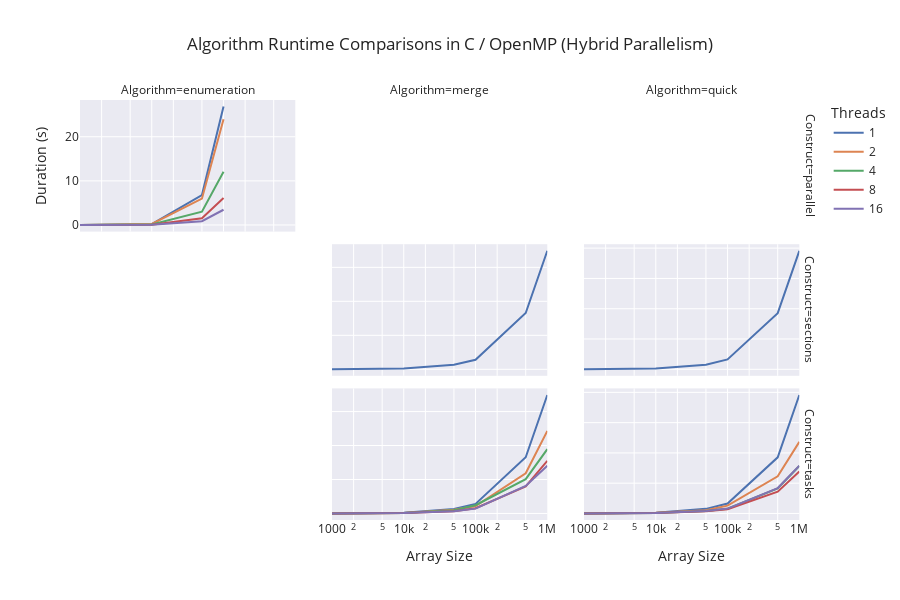

Notebook cell for this chart:
### Code cell
fig = px.line(
    df,#.loc[df.Construct == 'tasks'],
    x='Size', y='Duration', color='Threads',
    facet_col='Algorithm', facet_col_wrap=2,
    facet_col_spacing=0.05,
    facet_row='Construct',
    template='seaborn',
    log_x=True,
#     log_y=True,
    title='Algorithm Runtime Comparisons in C / OpenMP (Hybrid Parallelism)',
    height=600,
    labels={
        "Duration": "Duration (s)",
        "Size": "Array Size",
     },
)

fig.update_yaxes(matches=None)
fig.update_yaxes(showticklabels=True, col=[2,3]) # assuming second facet
fig.show()

### Figure 1 — Plotly figure (JSON) as saved in the notebook; plotly's stock layout.template omitted (floating-point values rounded to 4 significant figures)
{"data": [{"hovertemplate": "Threads=1<br>Construct=parallel<br>Algorithm=enumeration<br>Array Size=%{x}<br>Duration (s)=%{y}<extra></extra>", "legendgroup": "1", "line": {"color": "rgb(76,114,176)", "dash": "solid"}, "mode": "lines", "name": "1", "orientation": "v", "showlegend": true, "type": "scatter", "x": [1000, 5000, 10000, 50000, 100000], "xaxis": "x7", "y": [0.003027, 0.05277, 0.2223, 6.792, 26.83], "yaxis": "y7"}, {"hovertemplate": "Threads=1<br>Construct=sections<br>Algorithm=merge<br>Array Size=%{x}<br>Duration (s)=%{y}<extra></extra>", "legendgroup": "1", "line": {"color": "rgb(76,114,176)", "dash": "solid"}, "mode": "lines", "name": "1", "orientation": "v", "showlegend": false, "type": "scatter", "x": [1000, 5000, 10000, 50000, 100000, 500000, 1000000], "xaxis": "x5", "y": [0.0001424, 0.0005351, 0.00116, 0.006633, 0.01411, 0.0828, 0.1744], "yaxis": "y5"}, {"hovertemplate": "Threads=1<br>Construct=sections<br>Algorithm=quick<br>Array Size=%{x}<br>Duration (s)=%{y}<extra></extra>", "legendgroup": "1", "line": {"color": "rgb(76,114,176)", "dash": "solid"}, "mode": "lines", "name": "1", "orientation": "v", "showlegend": false, "type": "scatter", "x": [1000, 5000, 10000, 50000, 100000, 500000, 1000000], "xaxis": "x6", "y": [0.0001493, 0.0005887, 0.001257, 0.007615, 0.01635, 0.09269, 0.1957], "yaxis": "y6"}, {"hovertemplate": "Threads=1<br>Construct=tasks<br>Algorithm=merge<br>Array Size=%{x}<br>Duration (s)=%{y}<extra></extra>", "legendgroup": "1", "line": {"color": "rgb(76,114,176)", "dash": "solid"}, "mode": "lines", "name": "1", "orientation": "v", "showlegend": false, "type": "scatter", "x": [1000, 5000, 10000, 50000, 100000, 500000, 1000000], "xaxis": "x2", "y": [0.0001424, 0.0005351, 0.00116, 0.006633, 0.01411, 0.0828, 0.1744], "yaxis": "y2"}, {"hovertemplate": "Threads=1<br>Construct=tasks<br>Algorithm=quick<br>Array Size=%{x}<br>Duration (s)=%{y}<extra></extra>", "legendgroup": "1", "line": {"color": "rgb(76,114,176)", "dash": "solid"}, "mode": "lines", "name": "1", "orientation": "v", "showlegend": false, "type": "scatter", "x": [1000, 5000, 10000, 50000, 100000, 500000, 1000000], "xaxis": "x3", "y": [0.0001493, 0.0005887, 0.001257, 0.007615, 0.01635, 0.09269, 0.1957], "yaxis": "y3"}, {"hovertemplate": "Threads=2<br>Construct=parallel<br>Algorithm=enumeration<br>Array Size=%{x}<br>Duration (s)=%{y}<extra></extra>", "legendgroup": "2", "line": {"color": "rgb(221,132,82)", "dash": "solid"}, "mode": "lines", "name": "2", "orientation": "v", "showlegend": true, "type": "scatter", "x": [1000, 5000, 10000, 50000, 100000], "xaxis": "x7", "y": [0.002467, 0.06016, 0.2401, 5.973, 23.93], "yaxis": "y7"}, {"hovertemplate": "Threads=2<br>Construct=tasks<br>Algorithm=merge<br>Array Size=%{x}<br>Duration (s)=%{y}<extra></extra>", "legendgroup": "2", "line": {"color": "rgb(221,132,82)", "dash": "solid"}, "mode": "lines", "name": "2", "orientation": "v", "showlegend": false, "type": "scatter", "x": [1000, 5000, 10000, 50000, 100000, 500000, 1000000], "xaxis": "x2", "y": [8.816e-05, 0.0004303, 0.0008731, 0.005333, 0.01102, 0.05925, 0.1216], "yaxis": "y2"}, {"hovertemplate": "Threads=2<br>Construct=tasks<br>Algorithm=quick<br>Array Size=%{x}<br>Duration (s)=%{y}<extra></extra>", "legendgroup": "2", "line": {"color": "rgb(221,132,82)", "dash": "solid"}, "mode": "lines", "name": "2", "orientation": "v", "showlegend": false, "type": "scatter", "x": [1000, 5000, 10000, 50000, 100000, 500000, 1000000], "xaxis": "x3", "y": [8.404e-05, 0.0004543, 0.001008, 0.00521, 0.01286, 0.06148, 0.1182], "yaxis": "y3"}, {"hovertemplate": "Threads=4<br>Construct=parallel<br>Algorithm=enumeration<br>Array Size=%{x}<br>Duration (s)=%{y}<extra></extra>", "legendgroup": "4", "line": {"color": "rgb(85,168,104)", "dash": "solid"}, "mode": "lines", "name": "4", "orientation": "v", "showlegend": true, "type": "scatter", "x": [1000, 5000, 10000, 50000, 100000], "xaxis": "x7", "y": [0.001239, 0.03018, 0.1216, 3.006, 12.06], "yaxis": "y7"}, {"hovertemplate": "Threads=4<br>Construct=tasks<br>Algorithm=merge<br>Array Size=%{x}<br>Duration (s)=%{y}<extra></extra>", "legendgroup": "4", "line": {"color": "rgb(85,168,104)", "dash": "solid"}, "mode": "lines", "name": "4", "orientation": "v", "showlegend": false, "type": "scatter", "x": [1000, 5000, 10000, 50000, 100000, 500000, 1000000], "xaxis": "x2", "y": [8.636e-05, 0.000438, 0.0006853, 0.004892, 0.01216, 0.0505, 0.09469], "yaxis": "y2"}, {"hovertemplate": "Threads=4<br>Construct=tasks<br>Algorithm=quick<br>Array Size=%{x}<br>Duration (s)=%{y}<extra></extra>", "legendgroup": "4", "line": {"color": "rgb(85,168,104)", "dash": "solid"}, "mode": "lines", "name": "4", "orientation": "v", "showlegend": false, "type": "scatter", "x": [1000, 5000, 10000, 50000, 100000, 500000, 1000000], "xaxis": "x3", "y": [8.154e-05, 0.0003962, 0.0007983, 0.003991, 0.007813, 0.04119, 0.07833], "yaxis": "y3"}, {"hovertemplate": "Threads=8<br>Construct=parallel<br>Algorithm=enumeration<br>Array Size=%{x}<br>Duration (s)=%{y}<extra></extra>", "legendgroup": "8", "line": {"color": "rgb(196,78,82)", "dash": "solid"}, "mode": "lines", "name": "8", "orientation": "v", "showlegend": true, "type": "scatter", "x": [1000, 5000, 10000, 50000, 100000], "xaxis": "x7", "y": [0.0006445, 0.01538, 0.0614, 1.532, 6.116], "yaxis": "y7"}, {"hovertemplate": "Threads=8<br>Construct=tasks<br>Algorithm=merge<br>Array Size=%{x}<br>Duration (s)=%{y}<extra></extra>", "legendgroup": "8", "line": {"color": "rgb(196,78,82)", "dash": "solid"}, "mode": "lines", "name": "8", "orientation": "v", "showlegend": false, "type": "scatter", "x": [1000, 5000, 10000, 50000, 100000, 500000, 1000000], "xaxis": "x2", "y": [8.667e-05, 0.0003371, 0.0005787, 0.003167, 0.007759, 0.03995, 0.07746], "yaxis": "y2"}, {"hovertemplate": "Threads=8<br>Construct=tasks<br>Algorithm=quick<br>Array Size=%{x}<br>Duration (s)=%{y}<extra></extra>", "legendgroup": "8", "line": {"color": "rgb(196,78,82)", "dash": "solid"}, "mode": "lines", "name": "8", "orientation": "v", "showlegend": false, "type": "scatter", "x": [1000, 5000, 10000, 50000, 100000, 500000, 1000000], "xaxis": "x3", "y": [0.0001054, 0.0003957, 0.0007558, 0.00354, 0.006974, 0.0359, 0.06922], "yaxis": "y3"}, {"hovertemplate": "Threads=16<br>Construct=parallel<br>Algorithm=enumeration<br>Array Size=%{x}<br>Duration (s)=%{y}<extra></extra>", "legendgroup": "16", "line": {"color": "rgb(129,114,179)", "dash": "solid"}, "mode": "lines", "name": "16", "orientation": "v", "showlegend": true, "type": "scatter", "x": [1000, 5000, 10000, 50000, 100000], "xaxis": "x7", "y": [0.0003995, 0.008908, 0.03554, 0.8777, 3.459], "yaxis": "y7"}, {"hovertemplate": "Threads=16<br>Construct=tasks<br>Algorithm=merge<br>Array Size=%{x}<br>Duration (s)=%{y}<extra></extra>", "legendgroup": "16", "line": {"color": "rgb(129,114,179)", "dash": "solid"}, "mode": "lines", "name": "16", "orientation": "v", "showlegend": false, "type": "scatter", "x": [1000, 5000, 10000, 50000, 100000, 500000, 1000000], "xaxis": "x2", "y": [0.0001067, 0.0003355, 0.0006278, 0.003238, 0.007116, 0.04042, 0.07026], "yaxis": "y2"}, {"hovertemplate": "Threads=16<br>Construct=tasks<br>Algorithm=quick<br>Array Size=%{x}<br>Duration (s)=%{y}<extra></extra>", "legendgroup": "16", "line": {"color": "rgb(129,114,179)", "dash": "solid"}, "mode": "lines", "name": "16", "orientation": "v", "showlegend": false, "type": "scatter", "x": [1000, 5000, 10000, 50000, 100000, 500000, 1000000], "xaxis": "x3", "y": [0.000133, 0.000439, 0.0008376, 0.004121, 0.008051, 0.04196, 0.07883], "yaxis": "y3"}], "layout": {"annotations": [{"font": {}, "showarrow": false, "text": "Algorithm=enumeration", "x": 0.1467, "xanchor": "center", "xref": "paper", "y": 1.0, "yanchor": "bottom", "yref": "paper"}, {"font": {}, "showarrow": false, "text": "Algorithm=merge", "x": 0.49, "xanchor": "center", "xref": "paper", "y": 1.0, "yanchor": "bottom", "yref": "paper"}, {"font": {}, "showarrow": false, "text": "Algorithm=quick", "x": 0.8333, "xanchor": "center", "xref": "paper", "y": 1.0, "yanchor": "bottom", "yref": "paper"}, {"font": {}, "showarrow": false, "text": "Construct=tasks", "textangle": 90, "x": 0.98, "xanchor": "left", "xref": "paper", "y": 0.1567, "yanchor": "middle", "yref": "paper"}, {"font": {}, "showarrow": false, "text": "Construct=sections", "textangle": 90, "x": 0.98, "xanchor": "left", "xref": "paper", "y": 0.5, "yanchor": "middle", "yref": "paper"}, {"font": {}, "showarrow": false, "text": "Construct=parallel", "textangle": 90, "x": 0.98, "xanchor": "left", "xref": "paper", "y": 0.8433, "yanchor": "middle", "yref": "paper"}], "height": 600, "legend": {"title": {"text": "Threads"}, "tracegroupgap": 0}, "title": {"text": "Algorithm Runtime Comparisons in C / OpenMP (Hybrid Parallelism)"}, "xaxis": {"anchor": "y", "domain": [0, 0.2933], "title": {"text": "Array Size"}, "type": "log"}, "xaxis2": {"anchor": "y2", "domain": [0.3433, 0.6367], "matches": "x", "title": {"text": "Array Size"}, "type": "log"}, "xaxis3": {"anchor": "y3", "domain": [0.6867, 0.98], "matches": "x", "title": {"text": "Array Size"}, "type": "log"}, "xaxis4": {"anchor": "y4", "domain": [0, 0.2933], "matches": "x", "showticklabels": false, "type": "log"}, "xaxis5": {"anchor": "y5", "domain": [0.3433, 0.6367], "matches": "x", "showticklabels": false, "type": "log"}, "xaxis6": {"anchor": "y6", "domain": [0.6867, 0.98], "matches": "x", "showticklabels": false, "type": "log"}, "xaxis7": {"anchor": "y7", "domain": [0, 0.2933], "matches": "x", "showticklabels": false, "type": "log"}, "xaxis8": {"anchor": "y8", "domain": [0.3433, 0.6367], "matches": "x", "showticklabels": false, "type": "log"}, "xaxis9": {"anchor": "y9", "domain": [0.6867, 0.98], "matches": "x", "showticklabels": false, "type": "log"}, "yaxis": {"anchor": "x", "domain": [0, 0.3133], "title": {"text": "Duration (s)"}}, "yaxis2": {"anchor": "x2", "domain": [0, 0.3133], "showticklabels": false}, "yaxis3": {"anchor": "x3", "domain": [0, 0.3133], "showticklabels": false}, "yaxis4": {"anchor": "x4", "domain": [0.3433, 0.6567], "title": {"text": "Duration (s)"}}, "yaxis5": {"anchor": "x5", "domain": [0.3433, 0.6567], "showticklabels": false}, "yaxis6": {"anchor": "x6", "domain": [0.3433, 0.6567], "showticklabels": false}, "yaxis7": {"anchor": "x7", "domain": [0.6867, 1.0], "title": {"text": "Duration (s)"}}, "yaxis8": {"anchor": "x8", "domain": [0.6867, 1.0], "showticklabels": false}, "yaxis9": {"anchor": "x9", "domain": [0.6867, 1.0], "showticklabels": false}}}
